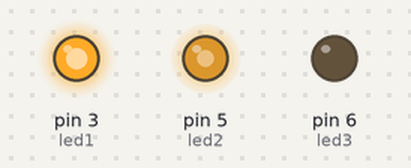
The sketch below on a simulated Arduino Uno, built with avr-gcc and run on an emulated ATmega328P. Shown: output pins drawn as LEDs (lit = HIGH).

Above: at 0.1 s.
Timing chart, 0 to 1.6 s (numbered marks = the images above):
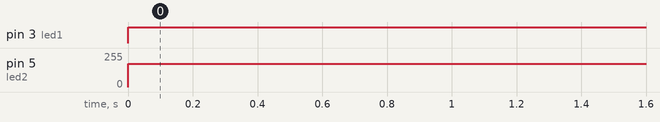

The sketch:

analogWrite.ino
```cpp
int led1 = 3;
int led2 = 5;
int led3 = 6;
void setup() {
  // put your setup code here, to run once:
  pinMode(led1,OUTPUT);
  pinMode(led2,OUTPUT);
  pinMode(led3,OUTPUT);
}

void loop() {
  // put your main code here, to run repeatedly:
  analogWrite(led1, 255);
  analogWrite(led2, 175);
  analogWrite(led3, 0);
}
```

Measured:
- by itself, pin 3 (led1): LOW → HIGH at 0.00 s
- by itself, pin 5 (led2): 0/255 → 175/255 at 0.00 s
